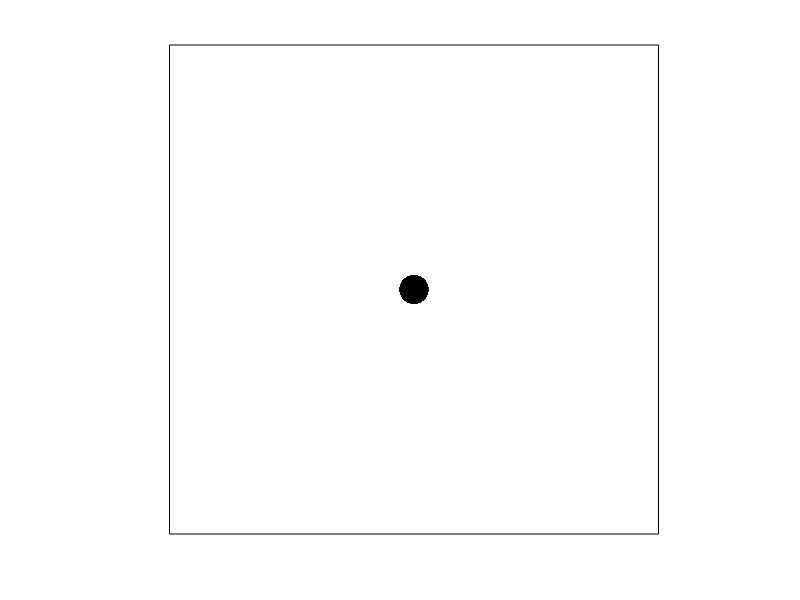

MATLAB code to generate this figure:
function follow_mouse

% obtaining screen size
scr = get(0, 'ScreenSize');
scr(1:2) = [];
fig_pos = [scr/4, scr/2];

% figure creation
figure(...
    'Position', fig_pos,...
    'Color', 0.9*[1, 1, 1],...
    'MenuBar', 'no',...
    'NumberTitle', 'off',...
    'Name', 'Follow the mouse',...
    'WindowButtonMotionFcn' , @move_disk)

% axes creation with limit [0,1]
axes(...
    'Visible', 'off',...
    'DataAspectRatio', [1, 1, 1],...
    'XLim', [0, 1],...
    'YLim', [0, 1])

% bounding box
rectangle(...
    'Position', [0, 0, 1, 1],...
    'EdgeColor', [0, 0, 0],...
    'FaceColor', [1, 1, 1])

% auxiliary function for drawing disk (as a curved rectangle)
circle = @(p, r) [p-r, 2*r, 2*r];

% disk
rectangle(...
    'Position', circle([0.5, 0.5], 0.03),...
    'FaceColor', [0, 0, 0],...
    'EdgeColor', 'none',...
    'Curvature', [1, 1],...
    'Tag', 'disk')

end

% this function sets the center of the disk to
% the current position of the mouse
function move_disk(~, ~)

% find the tagged object: disk
d = findobj('Tag', 'disk');

% obtain the mouse position in axes coordinates
mouse_pos = get(gca, 'CurrentPoint');
mouse_pos = mouse_pos(1,1:2);

% calculating the disk's radius
disk_pos = get(d, 'Position');
r = disk_pos(3:4)/2;

% setting the disk's position to the mouse position
set(d, 'Position', [mouse_pos-r, 2*r])

end
